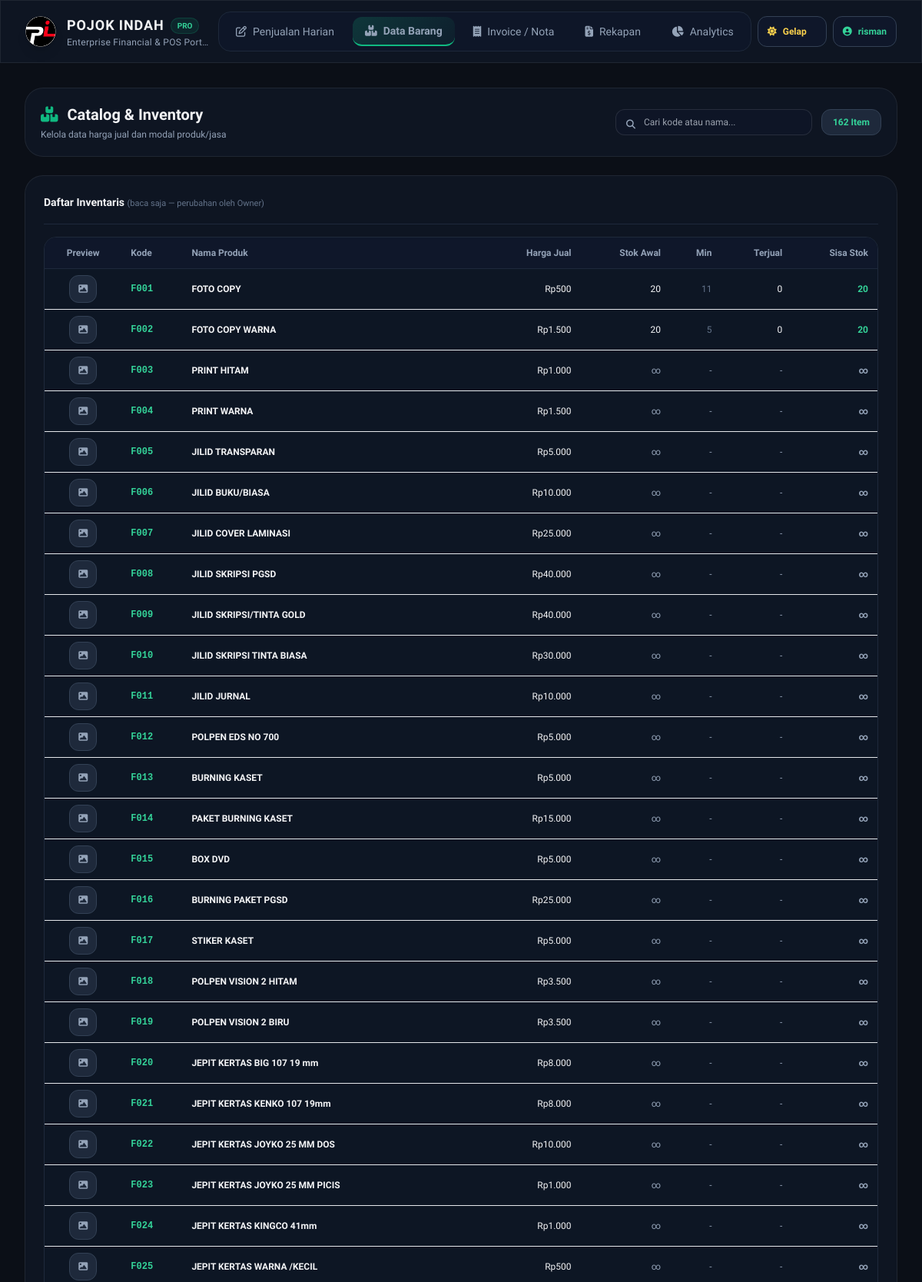
Screenshot of /index.php?page=barang (signed in, upper part) with the database file from the repository.
### tables this page shows
CREATE TABLE barang (
        kode TEXT PRIMARY KEY,
        nama TEXT UNIQUE NOT NULL,
        harga_jual INTEGER NOT NULL DEFAULT 0,
        modal INTEGER NOT NULL DEFAULT 0,
        gambar TEXT DEFAULT ''
    , stok_awal INTEGER NOT NULL DEFAULT 0, stok_min INTEGER NOT NULL DEFAULT 0);

### config.php (called while the page is built, shortened)
<?php
function rupiah($n) {
    return 'Rp' . number_format((int)$n, 0, ',', '.');
}
function e($s) { return htmlspecialchars((string)$s, ENT_QUOTES, 'UTF-8'); }
function is_owner() {
    return ($_SESSION['role'] ?? '') === 'owner';
}
function setting_get($pdo, $key, $default = '0') {
    $st = $pdo->prepare("SELECT nilai FROM settings WHERE kunci=?");
    $st->execute([$key]);
    $v = $st->fetchColumn();
    return $v === false ? $default : $v;
}
function izin($pdo, $key) {
    return setting_get($pdo, $key, '0') === '1';
}
function stok_menipis($pdo) {
    $rows = $pdo->query("SELECT b.kode, b.nama, b.stok_awal, COALESCE(b.stok_min,0) AS stok_min,
            (b.stok_awal - COALESCE(t.s,0)) AS sisa
        FROM barang b
        LEFT JOIN (SELECT kode_barang, COALESCE(SUM(qty),0) AS s FROM transaksi GROUP BY kode_barang) t
            ON t.kode_barang = b.kode
        WHERE b.stok_awal > 0
          AND (b.stok_awal - COALESCE(t.s,0)) <= CASE WHEN COALESCE(b.stok_min,0) > 0 THEN b.stok_min ELSE 0 END
        ORDER BY sisa ASC")->fetchAll(PDO::FETCH_ASSOC);
    return $rows;
}

### hal_barang.php (the view, shortened to what this page needs)
<?php
$bUbahBrg = izin($pdo, 'izin_ubah_barang');
$q = trim($_GET['q'] ?? '');
if ($q !== '') {
    $st = $pdo->prepare("SELECT * FROM barang WHERE kode LIKE ? OR nama LIKE ? ORDER BY kode");
    $st->execute(["%$q%","%$q%"]);
} else {
    $st = $pdo->query("SELECT * FROM barang ORDER BY kode");
}
$rows = $st->fetchAll(PDO::FETCH_ASSOC);
$terjualMap = $pdo->query("SELECT kode_barang, COALESCE(SUM(qty),0) FROM transaksi GROUP BY kode_barang")->fetchAll(PDO::FETCH_KEY_PAIR);
$restock = stok_menipis($pdo);
?>
<div class="space-y-6">
<div class="space-y-6">
  <div class="glass-card p-5 rounded-3xl flex flex-col md:flex-row md:items-center justify-between gap-4">
    <div>
      <h2 class="text-xl font-bold flex items-center"><i class="fa-solid fa-boxes-stacked text-emerald-500 mr-3"></i> Catalog &amp; Inventory</h2>
      <p class="text-xs text-slate-500 dark:text-slate-400 mt-1">Kelola data harga jual dan modal produk/jasa</p>
    </div>
    <div class="flex items-center space-x-3">
      <form method="get" action="index.php" class="relative">
        <i class="fa-solid fa-magnifying-glass absolute left-3.5 top-3 text-xs text-slate-400"></i>
        <input type="text" name="q" value="<?=e($q)?>" placeholder="Cari kode atau nama..." class="pl-9 pr-4 py-2 text-xs glass-input rounded-xl focus:outline-none w-52 sm:w-64">
      </form>
      <span class="text-xs bg-slate-100 dark:bg-slate-800 text-emerald-600 dark:text-emerald-400 border border-slate-200 dark:border-slate-700 px-3.5 py-2 rounded-xl font-bold"><?=count($rows)?> Item</span>
    </div>
  </div>
  <div class="grid <?= $bUbahBrg ? 'lg:grid-cols-12' : '' ?> gap-6">
    <div class="<?= $bUbahBrg ? 'lg:col-span-8' : '' ?> glass-card p-6 rounded-3xl space-y-4">
      <h3 class="font-bold text-sm border-b border-slate-200 dark:border-slate-800 pb-4">Daftar Inventaris <?= $bUbahBrg ? '' : '<span class="text-[11px] font-normal text-slate-500">(baca saja — perubahan oleh Owner)</span>' ?></h3>
      <div class="overflow-hidden rounded-2xl border border-slate-200 dark:border-slate-800 overflow-x-auto custom-scrollbar">
        <table class="w-full text-left text-xs min-w-[760px]">
          <thead class="tbl-head font-semibold border-b border-slate-200 dark:border-slate-800">
            <tr><th class="p-3 text-center">Preview</th><th class="p-3">Kode</th><th class="p-3">Nama Produk</th><th class="p-3 text-right">Harga Jual</th><th class="p-3 text-right">Stok Awal</th><th class="p-3 text-right">Min</th><th class="p-3 text-right">Terjual</th><th class="p-3 text-right">Sisa Stok</th></tr>
          </thead>
          <tbody class="tbl-body divide-y tbl-row">
            <?php foreach ($rows as $r):
              $awal = (int)($r['stok_awal'] ?? 0);
              $tj = (int)($terjualMap[$r['kode']] ?? 0);
              $sisa = $awal > 0 ? $awal - $tj : null;
            ?>
            <tr class="hover:bg-slate-50 dark:hover:bg-slate-800/30 transition">
              <td class="p-2 text-center">
                <?php if ($r['gambar'] && file_exists(UPLOAD_DIR.'/'.$r['gambar'])): ?>
                  <button type="button" class="img-zoom-btn group relative" data-full="uploads/<?=e($r['gambar'])?>" data-caption="<?=e($r['kode'])?> - <?=e($r['nama'])?>" title="Klik untuk zoom">
                    <img src="uploads/<?=e($r['gambar'])?>" class="w-9 h-9 rounded-xl object-cover border border-slate-200 dark:border-slate-700 mx-auto group-hover:scale-110 group-hover:border-emerald-500 transition" alt="<?=e($r['nama'])?>">
                    <span class="absolute -bottom-1 -right-1 w-4 h-4 rounded-full bg-emerald-500 text-slate-950 flex items-center justify-center" style="font-size:8px"><i class="fa-solid fa-magnifying-glass-plus"></i></span>
                  </button>
                <?php else: ?>
                  <div class="w-9 h-9 rounded-xl bg-slate-100 dark:bg-slate-800 border border-slate-200 dark:border-slate-700 flex items-center justify-center mx-auto text-slate-400"><i class="fa-solid fa-image"></i></div>
                <?php endif; ?>
              </td>
              <td class="p-3 font-mono font-bold text-emerald-600 dark:text-emerald-400"><?=e($r['kode'])?></td>
              <td class="p-3 font-semibold"><?=e($r['nama'])?></td>
              <td class="p-3 text-right font-medium"><?=rupiah($r['harga_jual'])?></td>
              <td class="p-3 text-right"><?= $awal > 0 ? $awal : '<span class="text-slate-400">∞</span>' ?></td>
              <td class="p-3 text-right text-slate-500"><?= $awal > 0 ? (int)($r['stok_min'] ?? 0) : '<span class="text-slate-400">-</span>' ?></td>
              <td class="p-3 text-right"><?= $awal > 0 ? $tj : '<span class="text-slate-400">-</span>' ?></td>
              <td class="p-3 text-right font-bold <?= $sisa === null ? 'text-slate-400' : ($sisa <= 0 ? 'text-rose-500' : ($sisa <= 5 ? 'text-amber-500' : 'text-emerald-600 dark:text-emerald-400')) ?>"><?= $sisa === null ? '∞' : $sisa ?></td>
            </tr>
            <?php endforeach; ?>
          </tbody>
        </table>
      </div>
    </div>
  </div>
</div>

### index.php (style rules this page uses)
body { font-family: 'Plus Jakarta Sans', sans-serif; overflow-x: clip; }
.glass-card { min-width: 0; }
html.dark body { background-color: #0b0f17; color: #f3f4f6; }
html.dark .glass-card { background: rgba(17,24,39,.75); backdrop-filter: blur(12px); border: 1px solid rgba(255,255,255,.07); }
html.dark .glass-input { background: rgba(15,23,42,.6); border: 1px solid rgba(255,255,255,.1); color: #f3f4f6; }
html.dark .tbl-head { background: #0f172a; color: #94a3b8; }
html.dark .tbl-body { background: rgba(15,23,42,.3); }
html.dark .tbl-row { border-color: rgba(30,41,59,.5); }

### rows the page displays
barang: kode "F001", nama "FOTO COPY", harga_jual "Rp500", stok_awal "20", stok_min "11", kode "0"
barang: kode "F002", nama "FOTO COPY WARNA", harga_jual "Rp1.500", stok_awal "20", stok_min "5", kode "0"
barang: kode "F003", nama "PRINT HITAM", harga_jual "Rp1.000"
barang: kode "F004", nama "PRINT WARNA", harga_jual "Rp1.500"
barang: kode "F005", nama "JILID TRANSPARAN", harga_jual "Rp5.000"
barang: kode "F006", nama "JILID BUKU/BIASA", harga_jual "Rp10.000"
barang: kode "F007", nama "JILID COVER LAMINASI", harga_jual "Rp25.000"
barang: kode "F008", nama "JILID SKRIPSI PGSD", harga_jual "Rp40.000"
barang: kode "F009", nama "JILID SKRIPSI/TINTA GOLD", harga_jual "Rp40.000"
barang: kode "F010", nama "JILID SKRIPSI TINTA BIASA", harga_jual "Rp30.000"
barang: kode "F011", nama "JILID JURNAL", harga_jual "Rp10.000"
barang: kode "F012", nama "POLPEN EDS NO 700", harga_jual "Rp5.000"
barang: kode "F013", nama "BURNING KASET", harga_jual "Rp5.000"
barang: kode "F014", nama "PAKET BURNING KASET", harga_jual "Rp15.000"
barang: kode "F015", nama "BOX DVD", harga_jual "Rp5.000"
barang: kode "F016", nama "BURNING PAKET PGSD", harga_jual "Rp25.000"
barang: kode "F017", nama "STIKER KASET", harga_jual "Rp5.000"
barang: kode "F018", nama "POLPEN VISION 2 HITAM", harga_jual "Rp3.500"
barang: kode "F019", nama "POLPEN VISION 2 BIRU", harga_jual "Rp3.500"
barang: kode "F020", nama "JEPIT KERTAS BIG 107 19 mm", harga_jual "Rp8.000"
barang: kode "F021", nama "JEPIT KERTAS KENKO 107 19mm", harga_jual "Rp8.000"
barang: kode "F022", nama "JEPIT KERTAS JOYKO 25 MM DOS", harga_jual "Rp10.000"
barang: kode "F023", nama "JEPIT KERTAS JOYKO 25 MM PICIS", harga_jual "Rp1.000"
barang: kode "F024", nama "JEPIT KERTAS KINGCO 41mm", harga_jual "Rp1.000"
barang: kode "F025", nama "JEPIT KERTAS WARNA /KECIL", harga_jual "Rp500"

### other values shown
$_SESSION['uname'] "risman"
count($rows) "162"
